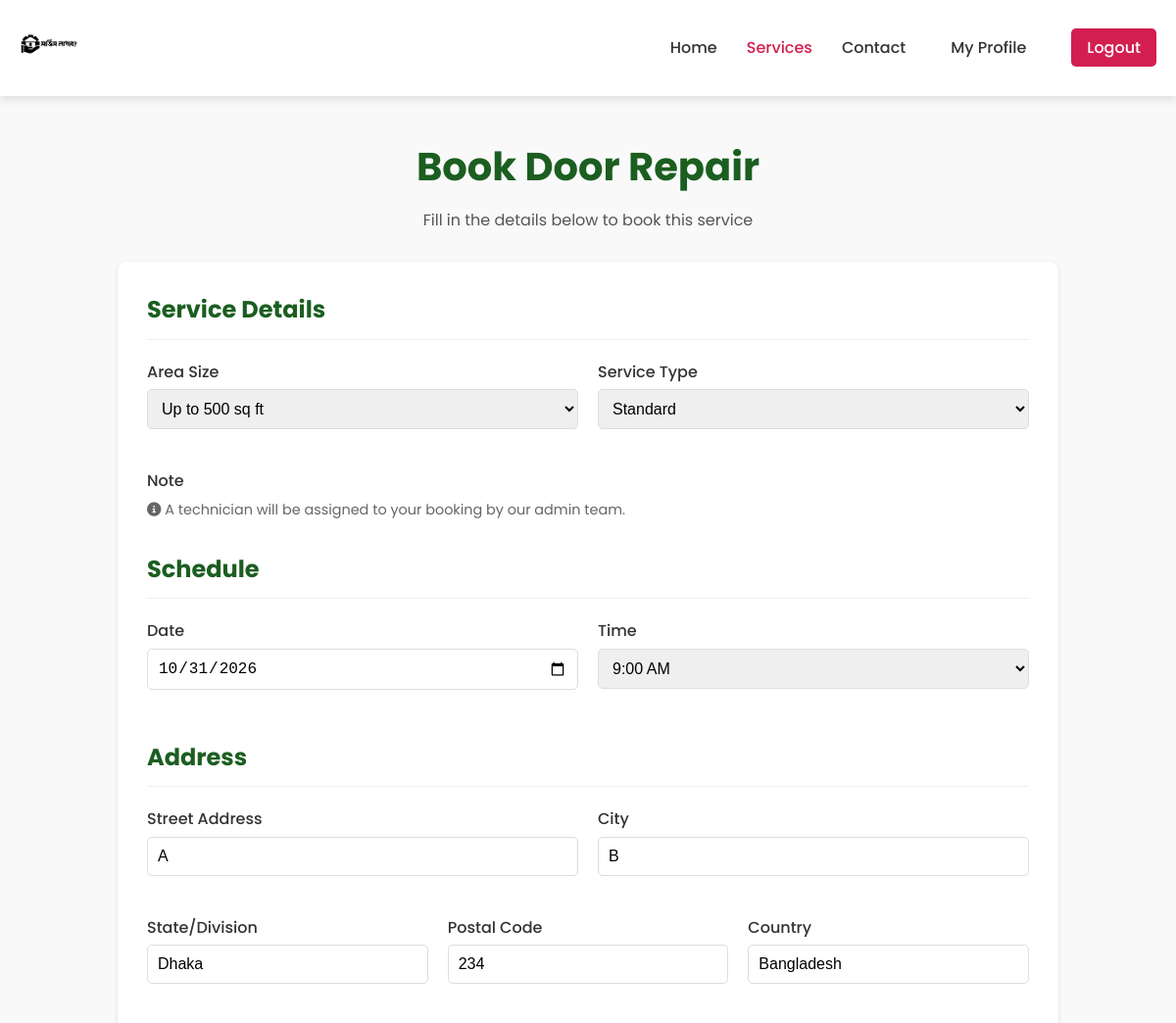
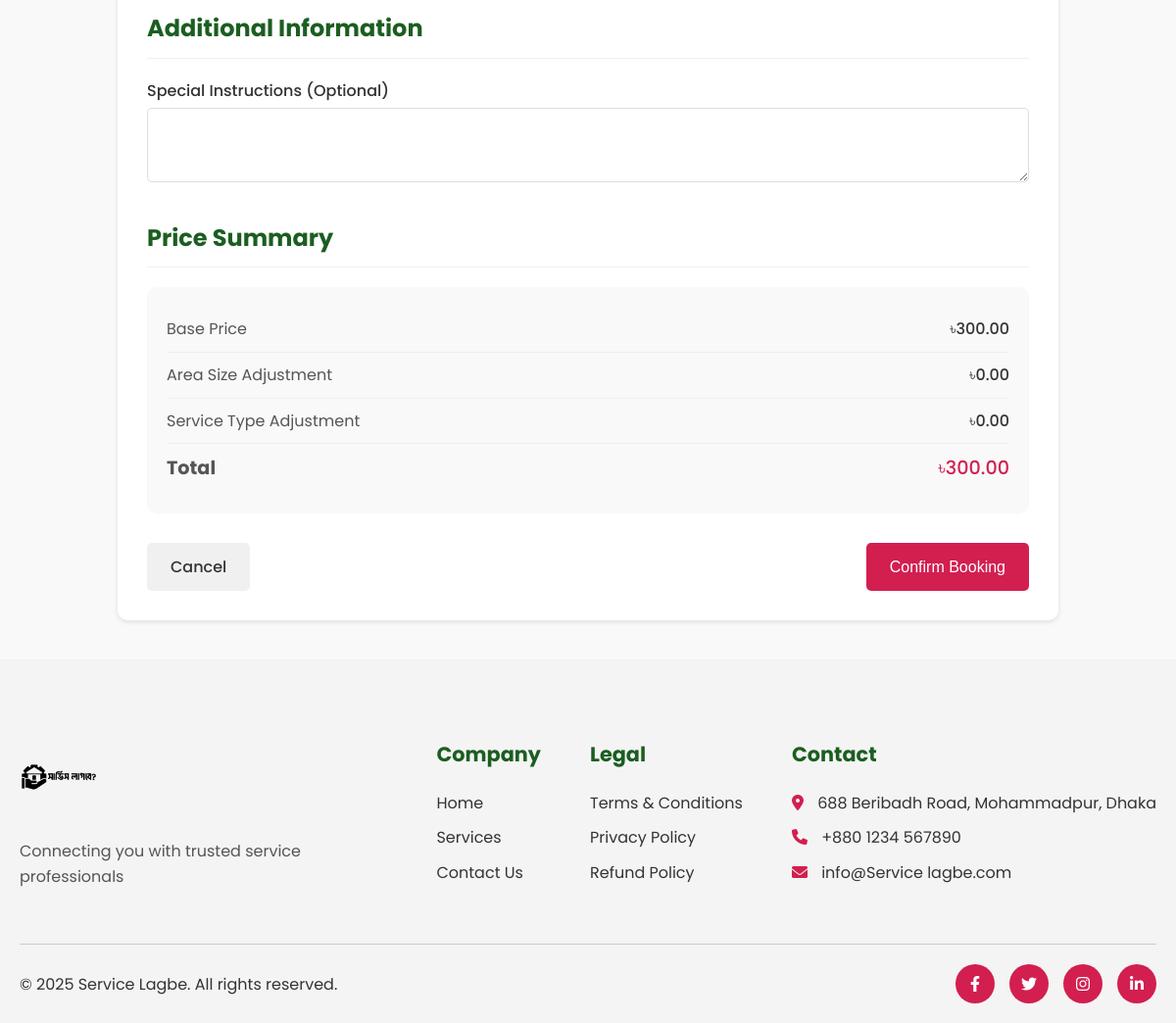
The app's page /book-service.php?id=2 (signed in) with its own data (2 pictures, top to bottom).
### tables this page shows
CREATE TABLE `services` (
  `id` int(11) NOT NULL,
  `category_id` int(11) DEFAULT NULL,
  `name` varchar(100) NOT NULL,
  `description` text DEFAULT NULL,
  `price` decimal(10,2) DEFAULT NULL,
  `image` varchar(255) DEFAULT NULL,
  `created_at` timestamp NOT NULL DEFAULT current_timestamp(),
  `updated_at` timestamp NOT NULL DEFAULT current_timestamp() ON UPDATE current_timestamp()
);

CREATE TABLE `user_addresses` (
  `id` int(11) NOT NULL,
  `user_id` int(11) NOT NULL,
  `street` varchar(255) NOT NULL,
  `city` varchar(100) NOT NULL,
  `state` varchar(100) NOT NULL,
  `postal_code` varchar(20) NOT NULL,
  `country` varchar(100) NOT NULL DEFAULT 'Bangladesh',
  `is_default` tinyint(1) DEFAULT 1,
  `created_at` timestamp NOT NULL DEFAULT current_timestamp(),
  `updated_at` timestamp NOT NULL DEFAULT current_timestamp() ON UPDATE current_timestamp()
);

### book-service.php (the view, shortened to what this page needs)
<?php
require_once 'config.php';
$user_id = $_SESSION['user_id'];
$service_id = $_GET['id'];
$stmt = $conn->prepare("
    SELECT s.*, c.name as category_name, c.icon as category_icon
    FROM services s
    JOIN service_categories c ON s.category_id = c.id
    WHERE s.id = ?
");
$stmt->bind_param("i", $service_id);
$stmt->execute();
$service_result = $stmt->get_result();
$service = $service_result->fetch_assoc();
$stmt = $conn->prepare("SELECT * FROM user_addresses WHERE user_id = ? LIMIT 1");
$stmt->bind_param("i", $user_id);
$stmt->execute();
$address_result = $stmt->get_result();
$address = $address_result->num_rows > 0 ? $address_result->fetch_assoc() : null;
?>
<!DOCTYPE html>
<html lang="en">
<head>
    <link rel="stylesheet" href="styles.css">
    <link rel="stylesheet" href="https://cdnjs.cloudflare.com/ajax/libs/font-awesome/6.0.0/css/all.min.css">
</head>
<body>
    <header class="header">
        <div class="container">
            <div class="header-content">
                <div class="logo-container">
                    <a href="index.php"><img src="ServiceLagbe.jpeg" alt="Service Lagbe Logo" class="logo"></a>
                </div>
                <nav class="nav-menu">
                    <ul>
                        <li><a href="index.php">Home</a></li>
                        <li><a href="services.php" class="active">Services</a></li>
                        <li><a href="contact.php">Contact</a></li>
                        <li><a href="profile.php" class="nav-btn">My Profile</a></li>
                        <li><a href="logout.php" class="nav-btn primary">Logout</a></li>
                    </ul>
                </nav>
            </div>
        </div>
    </header>
    <section class="booking-container">
        <div class="booking-header">
            <h1>Book <?php echo $service['name']; ?></h1>
            <p>Fill in the details below to book this service</p>
        </div>
        <form class="booking-form" method="POST" action="book-service.php?id=<?php echo $service_id; ?>">
            <div class="form-section">
                <h2>Service Details</h2>
                <div class="form-row">
                    <div class="form-group">
                        <label for="service-size">Area Size</label>
                        <select id="service-size" name="service_size" class="form-control" required>
                            <option value="500">Up to 500 sq ft</option>
                        </select>
                    </div>
                    <div class="form-group">
                        <label for="service-type">Service Type</label>
                        <select id="service-type" name="service_type" class="form-control" required>
                            <option value="standard">Standard</option>
                        </select>
                    </div>
                </div>
                <div class="form-group">
                    <label>Note</label>
                    <p style="color: #666; font-size: 0.9rem; margin-top: 5px;">
                        <i class="fas fa-info-circle"></i> A technician will be assigned to your booking by our admin team.
                    </p>
                </div>
            </div>
            <div class="form-section">
                <h2>Schedule</h2>
                <div class="form-row">
                    <div class="form-group">
                        <label for="booking-date">Date</label>
                        <input type="date" id="booking-date" name="booking_date" class="form-control" required min="<?php echo date('Y-m-d'); ?>">
                    </div>
                    <div class="form-group">
                        <label for="booking-time">Time</label>
                        <select id="booking-time" name="booking_time" class="form-control" required>
                            <option value="09:00:00">9:00 AM</option>
                        </select>
                    </div>
                </div>
            </div>
            <div class="form-section">
                <h2>Address</h2>
                <div class="form-row">
                    <div class="form-group">
                        <label for="street">Street Address</label>
                        <input type="text" id="street" name="street" class="form-control" value="<?php echo $address ? $address['street'] : ''; ?>" required>
                    </div>
                    <div class="form-group">
                        <label for="city">City</label>
                        <input type="text" id="city" name="city" class="form-control" value="<?php echo $address ? $address['city'] : ''; ?>" required>
                    </div>
                </div>
                <div class="form-row">
                    <div class="form-group">
                        <label for="state">State/Division</label>
                        <input type="text" id="state" name="state" class="form-control" value="<?php echo $address ? $address['state'] : ''; ?>" required>
                    </div>
                    <div class="form-group">
                        <label for="postal_code">Postal Code</label>
                        <input type="text" id="postal_code" name="postal_code" class="form-control" value="<?php echo $address ? $address['postal_code'] : ''; ?>" required>
                    </div>
                    <div class="form-group">
                        <label for="country">Country</label>
                        <input type="text" id="country" name="country" class="form-control" value="<?php echo $address ? $address['country'] : 'Bangladesh'; ?>" required>
                    </div>
                </div>
            </div>
            <div class="form-section">
                <h2>Additional Information</h2>
                <div class="form-group">
                    <label for="notes">Special Instructions (Optional)</label>
                    <textarea id="notes" name="notes" class="form-control" rows="3"></textarea>
                </div>
            </div>
            <div class="form-section">
                <h2>Price Summary</h2>
                <div class="price-calculator">
                    <div class="price-row">
                        <div class="price-label">Base Price</div>
                        <div class="price-value">৳<span id="base-price"><?php echo number_format($service['price'], 2); ?></span></div>
                    </div>
                    <div class="price-row">
                        <div class="price-label">Area Size Adjustment</div>
                        <div class="price-value">৳<span id="size-adjustment">0.00</span></div>
                    </div>
                    <div class="price-row">
                        <div class="price-label">Service Type Adjustment</div>
                        <div class="price-value">৳<span id="type-adjustment">0.00</span></div>
                    </div>
                    <div class="price-row">
                        <div class="price-label">Total</div>
                        <div class="price-value">৳<span id="total-price"><?php echo number_format($service['price'], 2); ?></span></div>
                    </div>
                </div>
            </div>
            <div class="form-actions">
                <a href="service-details.php?id=<?php echo $service_id; ?>" class="btn btn-secondary">Cancel</a>
                <button type="submit" class="btn btn-primary">Confirm Booking</button>
            </div>
        </form>
    </section>
    <footer class="footer">
        <div class="container">
            <div class="footer-content">
                <div class="footer-logo">
                    <img src="ServiceLagbe.jpeg" alt="Service Lagbe Logo" class="logo">
                    <p>Connecting you with trusted service professionals</p>
                </div>
                <div class="footer-links">
                    <div class="footer-column">
                        <h3>Company</h3>
                        <ul>
                            <li><a href="index.php">Home</a></li>
                            <li><a href="services.php">Services</a></li>
                            <li><a href="contact.php">Contact Us</a></li>
                        </ul>
                    </div>
                    <div class="footer-column">
                        <h3>Legal</h3>
                        <ul>
                            <li><a href="#">Terms & Conditions</a></li>
                            <li><a href="#">Privacy Policy</a></li>
                            <li><a href="#">Refund Policy</a></li>
                        </ul>
                    </div>
                    <div class="footer-column">
                        <h3>Contact</h3>
                        <ul>
                            <li><i class="fas fa-map-marker-alt"></i> 688 Beribadh Road, Mohammadpur, Dhaka</li>
                            <li><i class="fas fa-phone"></i> +880 1234 567890</li>
                            <li><i class="fas fa-envelope"></i> info@Service lagbe.com</li>
                        </ul>
                    </div>
                </div>
            </div>
            <div class="footer-bottom">
                <p>&copy; 2025 Service Lagbe. All rights reserved.</p>
                <div class="social-icons">
                    <a href="#"><i class="fab fa-facebook-f"></i></a>
                    <a href="#"><i class="fab fa-twitter"></i></a>
                    <a href="#"><i class="fab fa-instagram"></i></a>
                    <a href="#"><i class="fab fa-linkedin-in"></i></a>
                </div>
            </div>
        </div>
    </footer>
</body>
</html>

### styles.css (style rules this page uses)
:root { --primary-color: #d21f50; --primary-dark: #c4184a; --secondary-color: #1b5e20; --text-color: #333; --light-text: #555; --bg-color: #f9f9f9; --white: #fff; --light-gray: #f4f4f4; --border-color: #ccc; --shadow: 0 4px 8px rgba(0, 0, 0, 0.1); }
* { margin: 0; padding: 0; box-sizing: border-box; }
body { font-family: "Poppins", sans-serif; color: var(--text-color); background-color: var(--bg-color); line-height: 1.6; }
.container { width: 100%; max-width: 1200px; margin: 0 auto; padding: 0 20px; }
a { text-decoration: none; color: inherit; }
ul { list-style: none; }
img { max-width: 100%; }
.btn { display: inline-block; padding: 12px 24px; border-radius: 5px; font-weight: 500; cursor: pointer; transition: all 0.3s ease; text-align: center; }
.header { background-color: var(--white); box-shadow: var(--shadow); position: sticky; top: 0; z-index: 100; }
.header-content { display: flex; justify-content: space-between; align-items: center; padding: 15px 0; }
.logo-container { display: flex; align-items: center; }
.logo { height: 60px; width: auto; }
.nav-menu ul { display: flex; gap: 30px; align-items: center; }
.nav-menu a { font-weight: 500; transition: color 0.3s ease; }
.nav-menu a:hover, .nav-menu a.active { color: var(--primary-color); }
.nav-btn { padding: 8px 16px; border-radius: 5px; }
.nav-btn.primary { background-color: var(--primary-color); color: var(--white) !important; }
.footer { background-color: var(--light-gray); padding: 80px 0 20px; }
.footer-content { display: flex; justify-content: space-between; margin-bottom: 50px; }
.footer-logo { max-width: 300px; }
.footer-logo .logo { height: 80px; margin-bottom: 15px; }
.footer-logo p { color: var(--light-text); }
.footer-links { display: flex; gap: 50px; }
.footer-column h3 { font-size: 1.3rem; color: var(--secondary-color); margin-bottom: 20px; }
.footer-column ul li { margin-bottom: 10px; }
.footer-column ul li i { margin-right: 10px; color: var(--primary-color); }
.footer-bottom { display: flex; justify-content: space-between; align-items: center; padding-top: 20px; border-top: 1px solid var(--border-color); }
.social-icons { display: flex; gap: 15px; }
.social-icons a { width: 40px; height: 40px; border-radius: 50%; background-color: var(--primary-color); color: var(--white); display: flex; align-items: center; justify-content: center; transition: background-color 0.3s ease; }

### book-service.php (style rules this page uses)
.booking-container { max-width: 1000px; margin: 40px auto; padding: 0 20px; }
.booking-header { text-align: center; margin-bottom: 30px; }
.booking-header h1 { font-size: 2.5rem; color: #1b5e20; margin-bottom: 10px; }
.booking-header p { color: #555; }
.booking-form { background-color: white; border-radius: 10px; box-shadow: 0 2px 5px rgba(0,0,0,0.1); padding: 30px; }
.form-section { margin-bottom: 30px; }
.form-section h2 { font-size: 1.5rem; color: #1b5e20; margin-bottom: 20px; padding-bottom: 10px; border-bottom: 1px solid #f0f0f0; }
.form-row { display: grid; grid-template-columns: repeat(auto-fit, minmax(250px, 1fr)); gap: 20px; margin-bottom: 20px; }
.form-group { margin-bottom: 20px; }
.form-group label { display: block; margin-bottom: 5px; font-weight: 500; color: #333; }
.form-control { width: 100%; padding: 10px; border: 1px solid #ddd; border-radius: 5px; font-size: 1rem; }
.price-calculator { background-color: #f9f9f9; padding: 20px; border-radius: 10px; margin-bottom: 30px; }
.price-row { display: flex; justify-content: space-between; padding: 10px 0; border-bottom: 1px solid #eee; }
.price-row:last-child { border-bottom: none; font-weight: 700; font-size: 1.2rem; color: #d21f50; }
.price-label { color: #555; }
.price-value { font-weight: 500; }
.btn { padding: 12px 24px; border: none; border-radius: 5px; cursor: pointer; font-size: 1rem; font-weight: 500; transition: background-color 0.3s ease; }
.btn-primary { background-color: #d21f50; color: white; }
.btn-secondary { background-color: #f0f0f0; color: #333; }
.form-actions { display: flex; justify-content: space-between; margin-top: 30px; }

### records on screen
services: name "Door Repair", price "300.00"
user_addresses: street "A", city "B", state "Dhaka", postal_code "234", country "Bangladesh"
